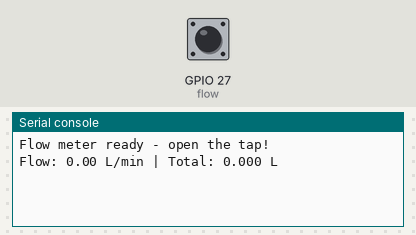
The program below on a simulated ESP32 board running MicroPython. On the bench: the last lines printed to the serial console. The test bench sets the inputs (shaded band); at power-on: GPIO 27 (flow) HIGH.

Above: at 1.2 s.
1.3 s: GPIO 27 (flow) pulled LOW for 0.15 s
At 2.7 s:
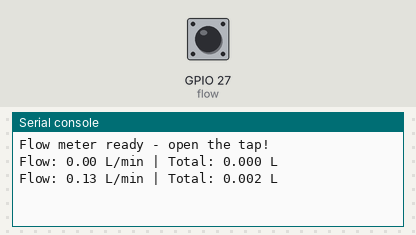
2.9 s: GPIO 27 (flow) pulled LOW for 1 s
At 3.8 s:
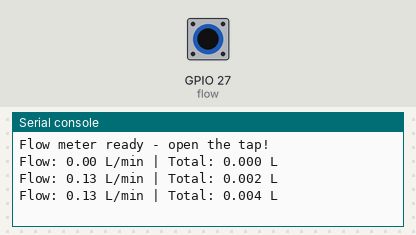
5.4 s: GPIO 27 (flow) pulled LOW for 0.15 s
At 6.8 s:
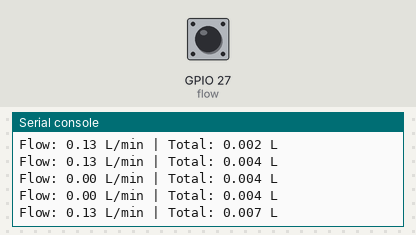
Timing chart, 0 to 8.4 s (numbered marks = the images above; inputs shaded):
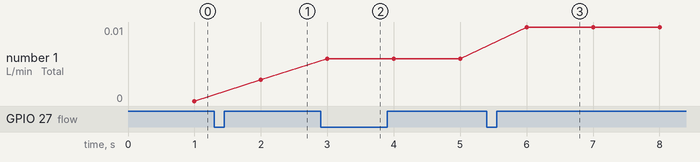

The program:

example_1.py
```python
# ESP32 MicroPython script that attaches a falling-edge IRQ on GPIO27 to count pulses, calculating and printing flow rate (L/min) and total volume each second.
#
# Buy this module: https://shillehtek.com/products/water-flow-sensor-g1-2-1-30l-min
# Full manual: https://shillehtek.com/blogs/shillehtek-product-manuals/water-flow-sensor-g1-2-1-30l-min-manual
# More examples: https://github.com/shillehbean/shillehtek-examples
#

# ZJ-S201 Water Flow Sensor - ESP32 MicroPython Example
# Yellow->GPIO 27, Red->VIN(5V), Black->GND

from machine import Pin
import time

pulses = 0
def on_pulse(pin):
    global pulses
    pulses += 1

flow = Pin(27, Pin.IN, Pin.PULL_UP)
flow.irq(trigger=Pin.IRQ_FALLING, handler=on_pulse)

PULSES_PER_LMIN = 7.5
total_liters = 0.0

print("Flow meter ready - open the tap!")
while True:
    pulses = 0
    time.sleep(1)
    hz = pulses
    lmin = hz / PULSES_PER_LMIN
    total_liters += lmin / 60
    print("Flow: {:.2f} L/min | Total: {:.3f} L".format(lmin, total_liters))
```

Measured:
- after the input at 1.3 s, the serial console: prints a new line after 0.70 s (image 1)
- after the input at 2.9 s, the serial console: prints a new line after 0.10 s (image 2)
- after the input at 5.4 s, the serial console: prints a new line after 0.60 s (image 3)
- plotted number 1: 0 → 0 after the input at 1.3 s, 0 → 0 after the input at 2.9 s, 0 → 0.01 after the input at 5.4 s
